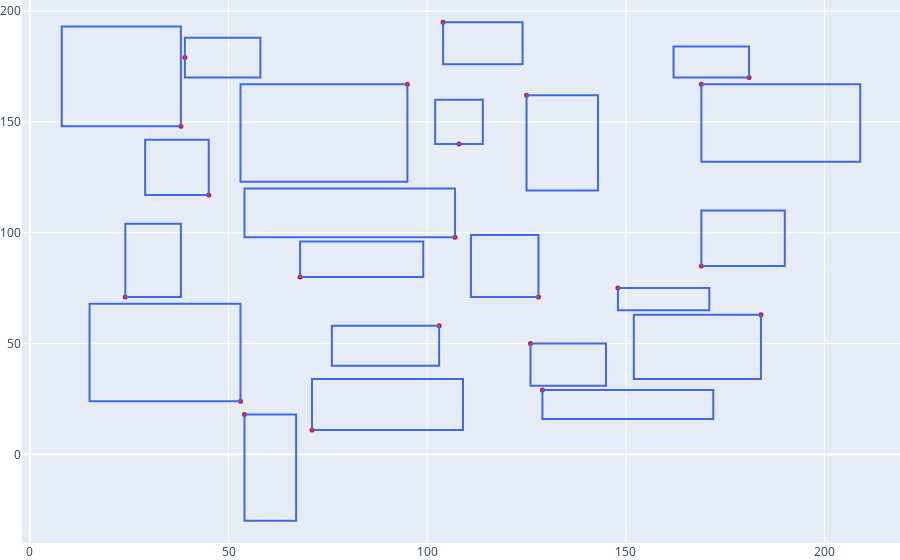

Here is the notebook cell this chart was saved with:
### Code cell
ex_path = "./examples/bin4.txt"
solve_bin_label_placement(ex_path)

### Figure 1 — Plotly figure (JSON) as saved in the notebook; plotly's stock layout.template omitted (floating-point values rounded to 4 significant figures)
{"data": [{"marker": {"color": "rgb(255, 0, 0)", "size": 5, "symbol": "circle-dot"}, "mode": "markers", "opacity": 1, "type": "scatter", "x": [107, 24, 125, 108, 181, 128, 45, 95, 103, 54, 129, 184, 169, 39, 126, 38, 71, 169, 53, 104, 148, 68], "y": [98, 71, 162, 140, 170, 71, 117, 167, 58, 18, 29, 63, 85, 179, 50, 148, 11, 167, 24, 195, 75, 80]}], "layout": {"margin": {"b": 0, "l": 0, "r": 0, "t": 0}, "shapes": [{"line": {"color": "RoyalBlue", "width": 2}, "type": "rect", "x0": 54, "x1": 107, "y0": 98, "y1": 120}, {"line": {"color": "RoyalBlue", "width": 2}, "type": "rect", "x0": 24, "x1": 38, "y0": 71, "y1": 104}, {"line": {"color": "RoyalBlue", "width": 2}, "type": "rect", "x0": 125, "x1": 143, "y0": 119, "y1": 162}, {"line": {"color": "RoyalBlue", "width": 2}, "type": "rect", "x0": 102, "x1": 114, "y0": 140, "y1": 160}, {"line": {"color": "RoyalBlue", "width": 2}, "type": "rect", "x0": 162, "x1": 181, "y0": 170, "y1": 184}, {"line": {"color": "RoyalBlue", "width": 2}, "type": "rect", "x0": 111, "x1": 128, "y0": 71, "y1": 99}, {"line": {"color": "RoyalBlue", "width": 2}, "type": "rect", "x0": 29, "x1": 45, "y0": 117, "y1": 142}, {"line": {"color": "RoyalBlue", "width": 2}, "type": "rect", "x0": 53, "x1": 95, "y0": 123, "y1": 167}, {"line": {"color": "RoyalBlue", "width": 2}, "type": "rect", "x0": 76, "x1": 103, "y0": 40, "y1": 58}, {"line": {"color": "RoyalBlue", "width": 2}, "type": "rect", "x0": 54, "x1": 67, "y0": -30, "y1": 18}, {"line": {"color": "RoyalBlue", "width": 2}, "type": "rect", "x0": 129, "x1": 172, "y0": 16, "y1": 29}, {"line": {"color": "RoyalBlue", "width": 2}, "type": "rect", "x0": 152, "x1": 184, "y0": 34, "y1": 63}, {"line": {"color": "RoyalBlue", "width": 2}, "type": "rect", "x0": 169, "x1": 190, "y0": 85, "y1": 110}, {"line": {"color": "RoyalBlue", "width": 2}, "type": "rect", "x0": 39, "x1": 58, "y0": 170, "y1": 188}, {"line": {"color": "RoyalBlue", "width": 2}, "type": "rect", "x0": 126, "x1": 145, "y0": 31, "y1": 50}, {"line": {"color": "RoyalBlue", "width": 2}, "type": "rect", "x0": 8, "x1": 38, "y0": 148, "y1": 193}, {"line": {"color": "RoyalBlue", "width": 2}, "type": "rect", "x0": 71, "x1": 109, "y0": 11, "y1": 34}, {"line": {"color": "RoyalBlue", "width": 2}, "type": "rect", "x0": 169, "x1": 209, "y0": 132, "y1": 167}, {"line": {"color": "RoyalBlue", "width": 2}, "type": "rect", "x0": 15, "x1": 53, "y0": 24, "y1": 68}, {"line": {"color": "RoyalBlue", "width": 2}, "type": "rect", "x0": 104, "x1": 124, "y0": 176, "y1": 195}, {"line": {"color": "RoyalBlue", "width": 2}, "type": "rect", "x0": 148, "x1": 171, "y0": 65, "y1": 75}, {"line": {"color": "RoyalBlue", "width": 2}, "type": "rect", "x0": 68, "x1": 99, "y0": 80, "y1": 96}], "showlegend": false, "xaxis": {"range": [-2, 219]}, "yaxis": {"range": [-40, 205]}}}
